Frame 1 (no input): blank canvas, image omitted
Frame 60 (the mouse pressed at the canvas centre just before this capture): blank canvas, image omitted
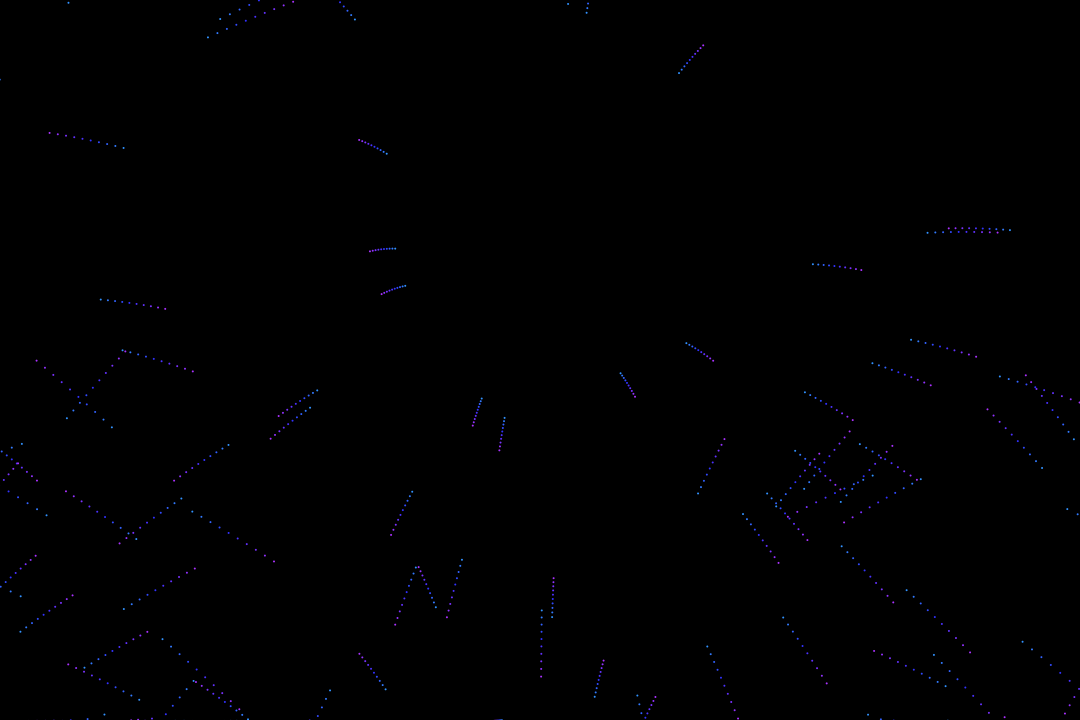
Frame 120 (the mouse held since frame 60 and released just before this capture)

The Processing sketch whose frames 1 and 60 were blank and that drew this single picture after the mouse press (run headless with seeded random() and noise(); from frame 60 on, the mouse is pressed at the canvas centre):

// Processing sketch: Particle_Explosion_FFT
// ── Particle_Explosion_FFT.pde
//Copyright Jonathan Fraser 2011
//Free to use for non-commercial purposes
//Enjoy :)

ArrayList plist = new ArrayList();
int MAX = 200;

void setup() {
  size(1080,720);
  background(0);
  colorMode(HSB);
}

void draw() {
  background(0);
  if(mousePressed && mouseButton == RIGHT) {
    background(0);
    boolean clearall = true;
    while(plist.size() > 0) {
      for(int i = 0; i < plist.size(); i++) {
        plist.remove(i);
      }
    }
  }

  for(int i = 0; i < plist.size(); i++) {
    
    Particle p = (Particle) plist.get(i); 
    //makes p a particle equivalent to ith particle in ArrayList
    p.run();
    p.update();
    p.gravity();
  }
}

void mousePressed() {
  for (int i = 0; i < MAX; i ++) {
    plist.add(new Particle(mouseX,mouseY)); // fill ArrayList with particles

    if(plist.size() > MAX) {
      plist.remove(0);
    }
  }
}

// ── particle.pde
class Particle {
  float r = 2;
  PVector pos,speed,grav; 
  ArrayList tail;
  float splash = 10;
  int margin = 2;
  float taillength = 10;

  Particle(float tempx, float tempy) {
    float startx = tempx + random(-splash,splash);
    float starty = tempy + random(-splash,splash);
    startx = constrain(startx,0,width);
    starty = constrain(starty,0,height);
    float xspeed = random(-20,20);
    float yspeed = random(-20,20);

    pos = new PVector(startx,starty);
    speed = new PVector(xspeed,yspeed);
    grav = new PVector(0,0.08);
    
    tail = new ArrayList();
  }

  void run() {
    pos.add(speed);

    tail.add(new PVector(pos.x,pos.y,0));
    if(tail.size() > taillength) {
      tail.remove(0);
    }

    float damping = random(-0.5,-0.6);
    if(pos.x > width - margin || pos.x < margin) {
      speed.x *= damping;
    }
    if(pos.y > height -margin) {
      speed.y *= damping;
    }
  }

  void gravity() {
    speed.add(grav);
  }

  void update() {
    for (int i = 0; i < tail.size(); i++) {
      PVector tempv = (PVector)tail.get(i);
      noStroke();
      fill(5*i + 150, 205, 360);
      ellipse(tempv.x,tempv.y,r,r);
    }
  }
}
